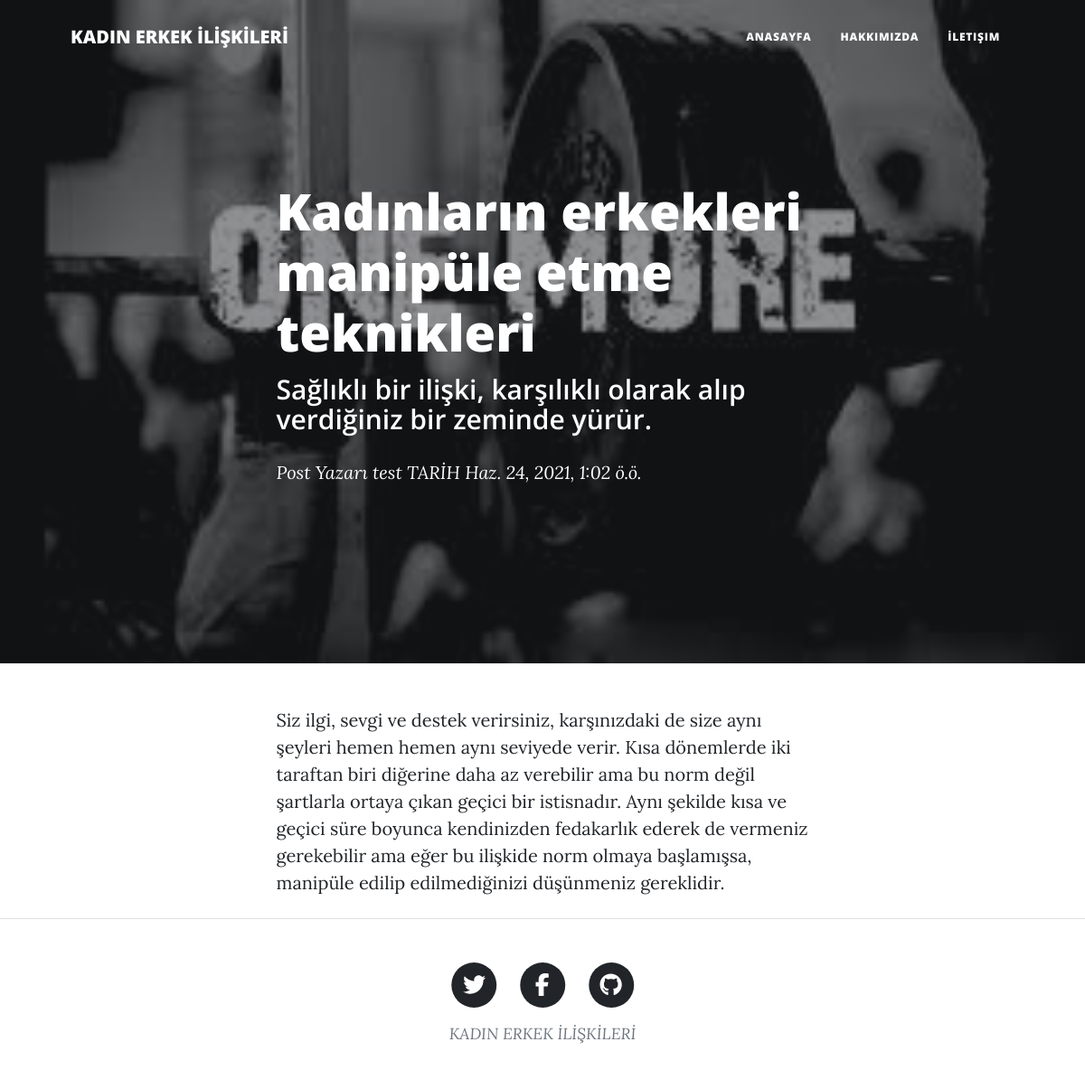
The app's page /post/2/ with its own data.
### blog/models.py (models this page shows, shortened)
class Post(models.Model):
    title = models.CharField(max_length=200)
    subtitle = models.CharField(max_length=200)
    content = RichTextField()
    author = models.ForeignKey('auth.User',on_delete=models.CASCADE)
    date = models.DateTimeField(auto_now_add=True)
    images = models.ImageField(upload_to='images/', null=True )
    class Meta:
        ordering = ['-date']

### blog/views.py (the view)
# urls.py: path('post/<int:pk>/',BlogDetailView.as_view(), name='post') #POSTA AİT TEKİL SAYFAYA YÖNLENDİMRE HER POSTA TEK SAYFA OLMASI İÇİN PRİMARY KEY
class BlogDetailView(DetailView):
    model = Post
    template_name = 'post.html'

### templates/post.html
{% extends 'base.html' %}
{% load static %}
{% block content %}
        <header class="masthead" style="background-image: url({{post.images.url}})">
            <div class="container position-relative px-4 px-lg-5">
                <div class="row gx-4 gx-lg-5 justify-content-center">
                    <div class="col-md-10 col-lg-8 col-xl-7">
                        <div class="post-heading">
                            <h1>{{post.title}}</h1>
                            <h2 class="subheading">{{post.subtitle}}</h2>
                            <span class="meta">
                                Post Yazarı
                                <a href="#!">{{post.author}}</a>
                                TARİH {{post.date}}
                            </span>
                        </div>
                    </div>
                </div>
            </div>
        </header>
        <article class="mb-4">
            <div class="container px-4 px-lg-5">
                <div class="row gx-4 gx-lg-5 justify-content-center">
                    <div class="col-md-10 col-lg-8 col-xl-7">
                        {{post.content|safe}}
                    </div>
                </div>
            </div>
        </article>
{% endblock content %}

### records on screen
Post: images (picture), title "Kadınların erkekleri manipüle etme teknikleri", subtitle "Sağlıklı bir ilişki, karşılıklı olarak alıp verdiğiniz bir zeminde yürür.", author "test", date "Haz. 24, 2021, 1:02 ö.ö.", content "Siz ilgi, sevgi ve destek verirsiniz, karşınızdaki de size aynı şeyleri hemen hemen aynı seviyede verir. Kısa dönemlerde iki taraftan biri diğerine daha az verebilir ama bu norm değil şartlarla ortaya çıkan geçici bir istisnadır. Aynı şekilde kısa ve geçici süre boyunca kendinizden fedakarlık ederek de vermeniz gerekebilir ama eğer bu ilişkide norm olmaya başlamışsa, manipüle edilip edilmediğinizi düşünmeniz gereklidir."
